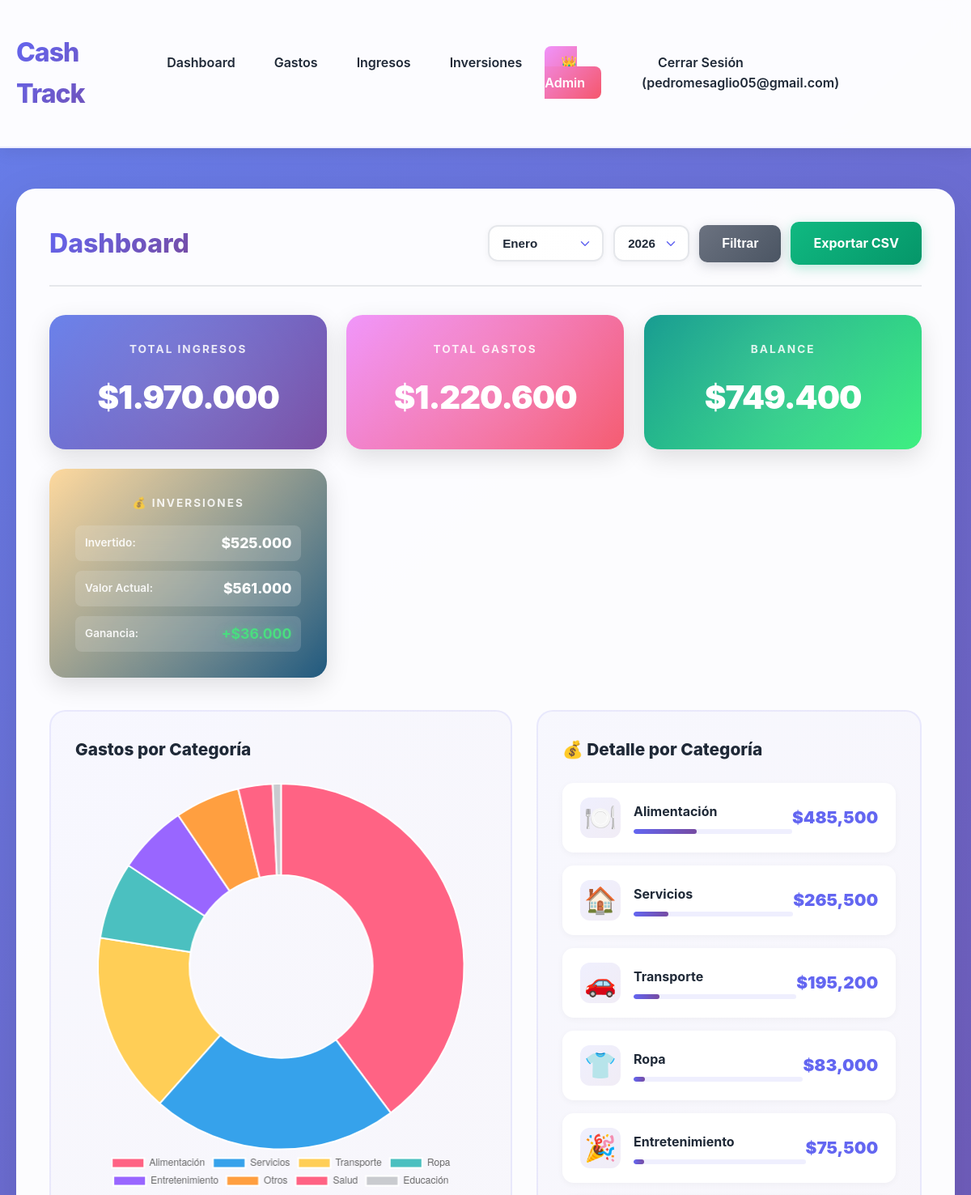
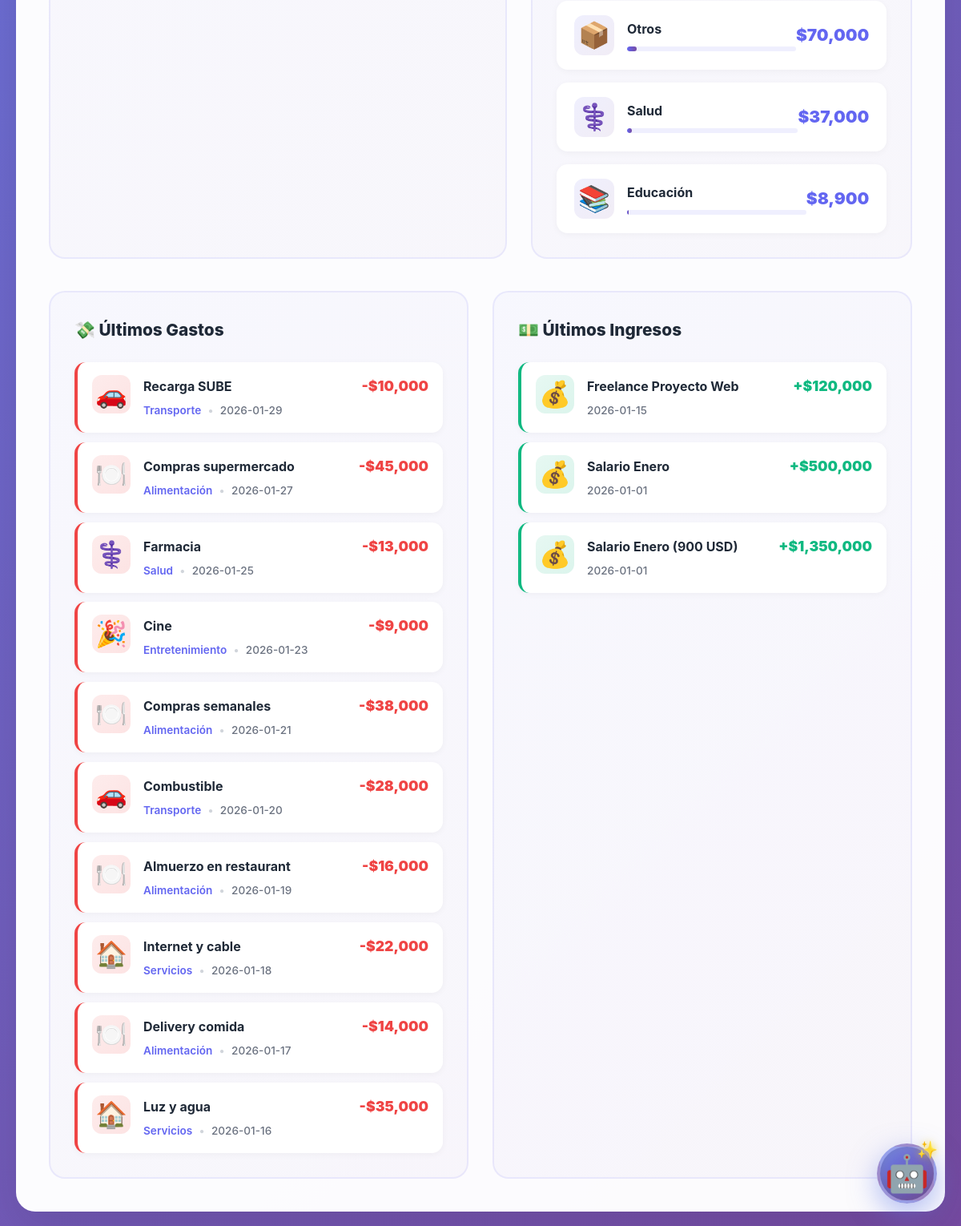
/ (signed in), run on the app's committed database (2 pictures, top to bottom).
### tables this page shows
CREATE TABLE expenses (
            id INTEGER PRIMARY KEY AUTOINCREMENT,
            user_id INTEGER NOT NULL,
            date DATE NOT NULL,
            category TEXT NOT NULL,
            description TEXT,
            payment_method TEXT NOT NULL,
            amount REAL NOT NULL,
            created_at TIMESTAMP DEFAULT CURRENT_TIMESTAMP,
            FOREIGN KEY (user_id) REFERENCES users (id)
        );

CREATE TABLE income (
            id INTEGER PRIMARY KEY AUTOINCREMENT,
            user_id INTEGER NOT NULL,
            date DATE NOT NULL,
            source TEXT NOT NULL,
            amount REAL NOT NULL,
            created_at TIMESTAMP DEFAULT CURRENT_TIMESTAMP,
            FOREIGN KEY (user_id) REFERENCES users (id)
        );

### app.py (the view)
@app.route('/')
@login_required
def index():
    conn = get_db()
    cursor = conn.cursor()
    year = request.args.get('year', datetime.now().year, type=int)
    month = request.args.get('month', datetime.now().month, type=int)
    user_id = session['user_id']
    cursor.execute('''
        SELECT COALESCE(SUM(amount), 0) as total
        FROM expenses
        WHERE user_id = ? AND strftime('%Y', date) = ? AND strftime('%m', date) = ?
    ''', (user_id, str(year), f'{month:02d}'))
    total_expenses = cursor.fetchone()['total']
    cursor.execute('''
        SELECT COALESCE(SUM(amount), 0) as total
        FROM income
        WHERE user_id = ? AND strftime('%Y', date) = ? AND strftime('%m', date) = ?
    ''', (user_id, str(year), f'{month:02d}'))
    total_income = cursor.fetchone()['total']
    balance = total_income - total_expenses
    cursor.execute('''
        SELECT category, SUM(amount) as total
        FROM expenses
        WHERE user_id = ? AND strftime('%Y', date) = ? AND strftime('%m', date) = ?
        GROUP BY category
        ORDER BY total DESC
    ''', (user_id, str(year), f'{month:02d}'))
    expenses_by_category = cursor.fetchall()
    cursor.execute('''
        SELECT * FROM expenses
        WHERE user_id = ? AND strftime('%Y', date) = ? AND strftime('%m', date) = ?
        ORDER BY date DESC, created_at DESC
        LIMIT 10
    ''', (user_id, str(year), f'{month:02d}'))
    recent_expenses = cursor.fetchall()
    cursor.execute('''
        SELECT * FROM income
        WHERE user_id = ? AND strftime('%Y', date) = ? AND strftime('%m', date) = ?
        ORDER BY date DESC, created_at DESC
        LIMIT 10
    ''', (user_id, str(year), f'{month:02d}'))
    recent_income = cursor.fetchall()
    cursor.execute('''
        SELECT COALESCE(SUM(amount), 0) as total_invested,
               COALESCE(SUM(COALESCE(current_value, amount)), 0) as total_current
        FROM investments
        WHERE user_id = ?
    ''', (user_id,))
    investments_totals = cursor.fetchone()
    total_invested = investments_totals['total_invested']
    total_current = investments_totals['total_current']
    investment_profit = total_current - total_invested
    conn.close()
    return render_template('index.html',
                          total_expenses=total_expenses,
                          total_income=total_income,
                          balance=balance,
                          total_invested=total_invested,
                          total_current=total_current,
                          investment_profit=investment_profit,
                          expenses_by_category=expenses_by_category,
                          recent_expenses=recent_expenses,
                          recent_income=recent_income,
                          year=year,
                          month=month,
                          current_year=datetime.now().year,
                          current_month=datetime.now().month)

### app.py (called while the page is built)
@app.template_filter('format_number')
def format_number(value):
    return '{:,.0f}'.format(value).replace(',', '.')

def login_required(f):
    @wraps(f)
    def decorated_function(*args, **kwargs):
        if 'user_id' not in session:
            flash('Debes iniciar sesión primero', 'warning')
            return redirect(url_for('login'))
        return f(*args, **kwargs)
    return decorated_function

### database.py (called while the page is built)
def get_db():
    conn = sqlite3.connect(DATABASE)
    conn.row_factory = sqlite3.Row
    return conn

### templates/index.html (shortened to what this page needs)
{% extends "base.html" %}
{% block content %}
<div class="dashboard">
    <div class="header-section">
        <h2>Dashboard</h2>
        <div class="filter-section">
            <form method="GET" action="{{ url_for('index') }}" class="filter-form">
                <select name="month" id="month">
                    {% for m in range(1, 13) %}
                    <option value="{{ m }}" {% if m == month %}selected{% endif %}>
                        {{ ['Enero', 'Febrero', 'Marzo', 'Abril', 'Mayo', 'Junio',
                            'Julio', 'Agosto', 'Septiembre', 'Octubre', 'Noviembre', 'Diciembre'][m-1] }}
                    </option>
                    {% endfor %}
                </select>
                <select name="year" id="year">
                    {% for y in range(current_year - 5, current_year + 2) %}
                    <option value="{{ y }}" {% if y == year %}selected{% endif %}>{{ y }}</option>
                    {% endfor %}
                </select>
                <button type="submit" class="btn btn-secondary">Filtrar</button>
                <a href="{{ url_for('export_csv', year=year, month=month) }}" class="btn btn-success">Exportar CSV</a>
            </form>
        </div>
    </div>
    <div class="summary-cards">
        <div class="card card-income">
            <h3>Total Ingresos</h3>
            <p class="amount">${{ total_income|format_number }}</p>
        </div>
        <div class="card card-expense">
            <h3>Total Gastos</h3>
            <p class="amount">${{ total_expenses|format_number }}</p>
        </div>
        <div class="card card-balance {% if balance >= 0 %}positive{% else %}negative{% endif %}">
            <h3>Balance</h3>
            <p class="amount">${{ balance|format_number }}</p>
        </div>
        <div class="card card-investment">
            <h3>💰 Inversiones</h3>
            <div class="investment-summary-mini">
                <div class="inv-detail">
                    <span class="inv-label">Invertido:</span>
                    <span class="inv-value">${{ total_invested|format_number }}</span>
                </div>
                <div class="inv-detail">
                    <span class="inv-label">Valor Actual:</span>
                    <span class="inv-value">${{ total_current|format_number }}</span>
                </div>
                <div class="inv-detail">
                    <span class="inv-label">Ganancia:</span>
                    <span class="inv-value {% if investment_profit >= 0 %}profit-positive{% else %}profit-negative{% endif %}">
                        {% if investment_profit >= 0 %}+{% endif %}${{ investment_profit|format_number }}
                    </span>
                </div>
            </div>
        </div>
    </div>
    <div class="content-grid">
        <div class="chart-section">
            <h3>Gastos por Categoría</h3>
            {% if expenses_by_category %}
            <canvas id="categoryChart"></canvas>
            <script>
                const ctx = document.getElementById('categoryChart').getContext('2d');
                const categoryChart = new Chart(ctx, {
                    type: 'doughnut',
                    data: {
                        labels: [
                            {% for item in expenses_by_category %}
                            '{{ item.category }}'{% if not loop.last %},{% endif %}
                            {% endfor %}
                        ],
                        datasets: [{
                            data: [
                                {% for item in expenses_by_category %}
                                {{ item.total }}{% if not loop.last %},{% endif %}
                                {% endfor %}
                            ],
                            backgroundColor: [
                                '#FF6384', '#36A2EB', '#FFCE56', '#4BC0C0',
                                '#9966FF', '#FF9F40', '#FF6384', '#C9CBCF'
                            ]
                        }]
                    },
                    options: {
                        responsive: true,
                        maintainAspectRatio: true,
                        plugins: {
                            legend: {
                                position: 'bottom'
                            }
                        }
                    }
                });
            </script>
            {% else %}
            <p class="no-data">No hay gastos registrados para este período</p>
            {% endif %}
        </div>
        <div class="table-section">
            <h3>💰 Detalle por Categoría</h3>
            {% if expenses_by_category %}
            <div class="category-list">
                {% for item in expenses_by_category %}
                <div class="category-item">
                    <div class="category-info">
                        <span class="category-icon">
                            {% if item.category == 'Alimentación' %}🍽️
                            {% elif item.category == 'Transporte' %}🚗
                            {% elif item.category == 'Salud' %}⚕️
                            {% elif item.category == 'Entretenimiento' %}🎉
                            {% elif item.category == 'Servicios' %}🏠
                            {% elif item.category == 'Educación' %}📚
                            {% elif item.category == 'Ropa' %}👕
                            {% else %}📦
                            {% endif %}
                        </span>
                        <div class="category-details">
                            <span class="category-name">{{ item.category }}</span>
                            <div class="category-bar">
                                <div class="category-bar-fill" style="width: {{ (item.total / total_expenses * 100)|round(1) }}%"></div>
                            </div>
                        </div>
                    </div>
                    <span class="category-amount">${{ "{:,.0f}".format(item.total) }}</span>
                </div>
                {% endfor %}
            </div>
            {% else %}
            <p class="no-data">No hay datos disponibles</p>
            {% endif %}
        </div>
    </div>
    <div class="recent-section">
        <div class="recent-box">
            <h3>💸 Últimos Gastos</h3>
            {% if recent_expenses %}
            <div class="transaction-list">
                {% for expense in recent_expenses %}
                <div class="transaction-item expense-item">
                    <div class="transaction-icon">
                        {% if expense.category == 'Alimentación' %}🍽️
                        {% elif expense.category == 'Transporte' %}🚗
                        {% elif expense.category == 'Salud' %}⚕️
                        {% elif expense.category == 'Entretenimiento' %}🎉
                        {% elif expense.category == 'Servicios' %}🏠
                        {% elif expense.category == 'Educación' %}📚
                        {% elif expense.category == 'Ropa' %}👕
                        {% else %}📦
                        {% endif %}
                    </div>
                    <div class="transaction-details">
                        <div class="transaction-header">
                            <span class="transaction-description">{{ expense.description }}</span>
                            <span class="transaction-amount expense-amount">-${{ "{:,.0f}".format(expense.amount) }}</span>
                        </div>
                        <div class="transaction-meta">
                            <span class="transaction-category">{{ expense.category }}</span>
                            <span class="transaction-separator">•</span>
                            <span class="transaction-date">{{ expense.date }}</span>
                        </div>
                    </div>
                </div>
                {% endfor %}
            </div>
            {% else %}
            <p class="no-data">No hay gastos recientes</p>
            {% endif %}
        </div>
        <div class="recent-box">
            <h3>💵 Últimos Ingresos</h3>
            {% if recent_income %}
            <div class="transaction-list">
                {% for inc in recent_income %}
                <div class="transaction-item income-item">
                    <div class="transaction-icon income-icon">💰</div>
                    <div class="transaction-details">
                        <div class="transaction-header">
                            <span class="transaction-description">{{ inc.source }}</span>
                            <span class="transaction-amount income-amount">+${{ "{:,.0f}".format(inc.amount) }}</span>
                        </div>
                        <div class="transaction-meta">
                            <span class="transaction-date">{{ inc.date }}</span>
                        </div>
                    </div>
                </div>
                {% endfor %}
            </div>
            {% else %}
            <p class="no-data">No hay ingresos recientes</p>
            {% endif %}
        </div>
    </div>
</div>
{% endblock %}

### templates/base.html (shortened to what this page needs)
<!DOCTYPE html>
<html lang="es">
<head>
    <link rel="stylesheet" href="{{ url_for('static', filename='css/style.css') }}">
</head>
<body>
    <nav class="navbar">
        <div class="container">
            <h1 class="logo">Cash Track</h1>
            {% if session.user_id %}
            <ul class="nav-links">
                <li><a href="{{ url_for('index') }}">Dashboard</a></li>
                <li><a href="{{ url_for('expenses') }}">Gastos</a></li>
                <li><a href="{{ url_for('income') }}">Ingresos</a></li>
                <li><a href="{{ url_for('investments') }}">Inversiones</a></li>
                {% if session.role == 'admin' %}
                <li><a href="{{ url_for('admin_users') }}" class="admin-link">👑 Admin</a></li>
                {% endif %}
                <li><a href="{{ url_for('logout') }}">Cerrar Sesión ({{ session.username }})</a></li>
            </ul>
            {% endif %}
        </div>
    </nav>
    <div class="container">
        {% block content %}{% endblock %}
    </div>
    {% if session.user_id %}
    <button class="ai-chat-button" onclick="toggleAIChat()" title="Asistente Financiero IA">
        🤖
    </button>
    {% endif %}
</body>
</html>

### data on the page
expenses: description "Recarga SUBE", amount "10,000", category "Transporte", date "2026-01-29"
expenses: description "Compras supermercado", amount "45,000", category "Alimentación", date "2026-01-27"
expenses: description "Farmacia", amount "13,000", category "Salud", date "2026-01-25"
expenses: description "Cine", amount "9,000", category "Entretenimiento", date "2026-01-23"
expenses: description "Compras semanales", amount "38,000", category "Alimentación", date "2026-01-21"
expenses: description "Combustible", amount "28,000", category "Transporte", date "2026-01-20"
expenses: description "Almuerzo en restaurant", amount "16,000", category "Alimentación", date "2026-01-19"
expenses: description "Internet y cable", amount "22,000", category "Servicios", date "2026-01-18"
expenses: description "Delivery comida", amount "14,000", category "Alimentación", date "2026-01-17"
expenses: description "Luz y agua", amount "35,000", category "Servicios", date "2026-01-16"
income: source "Freelance Proyecto Web", amount "120,000", date "2026-01-15"
income: source "Salario Enero", amount "500,000", date "2026-01-01"
income: source "Salario Enero (900 USD)", amount "1,350,000", date "2026-01-01"

### other printed values
{{ session.username }} "pedromesaglio05@gmail.com"
{{ total_income|format_number }} "1.970.000"
{{ total_expenses|format_number }} "1.220.600"
{{ balance|format_number }} "749.400"
{{ total_invested|format_number }} "525.000"
{{ total_current|format_number }} "561.000"
{{ investment_profit|format_number }} "36.000"
{{ item.category }} "Alimentación" "Servicios" "Transporte" "Ropa" "Entretenimiento" "Otros" "Salud" "Educación"
{{ "{:,.0f}".format(item.total) }} "485,500" "265,500" "195,200" "83,000" "75,500" "70,000" "37,000" "8,900"
form field month "Enero"
form field year "2026"
chart data {{ item.category }} Alimentación, Servicios, Transporte, Ropa, Entretenimiento, Otros, Salud, Educación
chart data {{ item.total }} 485500.0, 265500.0, 195200.0, 83000.0, 75500.0, 70000.0, 37000.0, 8900.0
